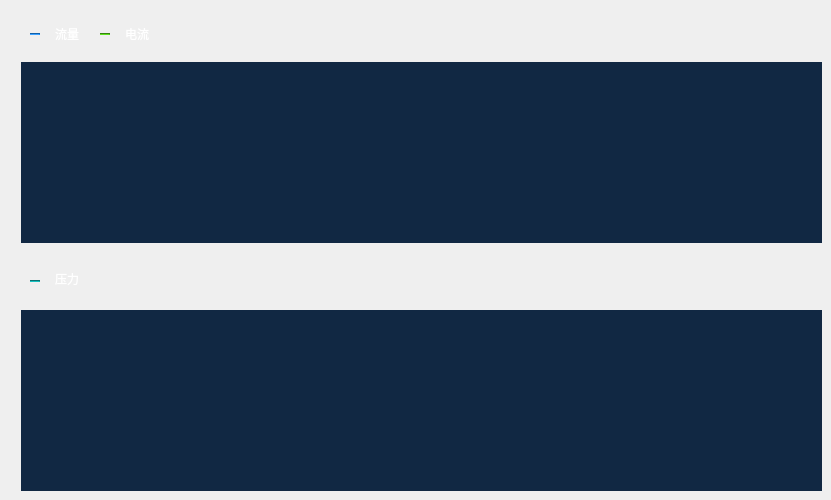
      <widget class="QWidget" name="page_HistoricalData_Pump">
       <widget class="Line" name="line_31">
        <property name="geometry">
         <rect>
          <x>30</x>
          <y>33</y>
          <width>10</width>
          <height>2</height>
         </rect>
        </property>
        <property name="styleSheet">
         <string notr="true">background-color: rgb(24, 144, 255);</string>
        </property>
        <property name="orientation">
         <enum>Qt::Horizontal</enum>
        </property>
       </widget>
       <widget class="QLabel" name="label_152">
        <property name="geometry">
         <rect>
          <x>118</x>
          <y>24</y>
          <width>38</width>
          <height>20</height>
         </rect>
        </property>
        <property name="styleSheet">
         <string notr="true">color: rgb(255, 255, 255);
font: 14pt &quot;Ubuntu&quot;;</string>
        </property>
        <property name="text">
         <string>电流</string>
        </property>
        <property name="alignment">
         <set>Qt::AlignCenter</set>
        </property>
       </widget>
       <widget class="Line" name="line_32">
        <property name="geometry">
         <rect>
          <x>100</x>
          <y>33</y>
          <width>10</width>
          <height>2</height>
         </rect>
        </property>
        <property name="styleSheet">
         <string notr="true">background-color: rgb(82, 196, 26);</string>
        </property>
        <property name="orientation">
         <enum>Qt::Horizontal</enum>
        </property>
       </widget>
       <widget class="QLabel" name="label_153">
        <property name="geometry">
         <rect>
          <x>48</x>
          <y>24</y>
          <width>38</width>
          <height>20</height>
         </rect>
        </property>
        <property name="styleSheet">
         <string notr="true">color:rgb(255, 255, 255);
font:14pt &quot;Ubuntu&quot;;</string>
        </property>
        <property name="text">
         <string>流量</string>
        </property>
        <property name="alignment">
         <set>Qt::AlignCenter</set>
        </property>
       </widget>
       <widget class="QChartView" name="widget_HistoricalData_DownPump" native="true">
        <property name="geometry">
         <rect>
          <x>21</x>
          <y>310</y>
          <width>801</width>
          <height>181</height>
         </rect>
        </property>
        <property name="autoFillBackground">
         <bool>false</bool>
        </property>
        <property name="styleSheet">
         <string notr="true">background-color: rgb(17, 40, 67);</string>
        </property>
       </widget>
       <widget class="QChartView" name="widget_HistoricalData_UpPump" native="true">
        <property name="geometry">
         <rect>
          <x>21</x>
          <y>62</y>
          <width>801</width>
          <height>181</height>
         </rect>
        </property>
        <property name="font">
         <font>
          <pointsize>14</pointsize>
         </font>
        </property>
        <property name="autoFillBackground">
         <bool>false</bool>
        </property>
        <property name="styleSheet">
         <string notr="true">background-color: rgb(17, 40, 67);</string>
        </property>
       </widget>
       <widget class="QLabel" name="label_154">
        <property name="geometry">
         <rect>
          <x>48</x>
          <y>269</y>
          <width>38</width>
          <height>20</height>
         </rect>
        </property>
        <property name="styleSheet">
         <string notr="true">color: rgb(255, 255, 255);
font: 14pt &quot;Ubuntu&quot;;</string>
        </property>
        <property name="text">
         <string>压力</string>
        </property>
        <property name="alignment">
         <set>Qt::AlignCenter</set>
        </property>
       </widget>
       <widget class="Line" name="line_33">
        <property name="geometry">
         <rect>
          <x>30</x>
          <y>280</y>
          <width>10</width>
          <height>2</height>
         </rect>
        </property>
        <property name="styleSheet">
         <string notr="true">background-color: rgb(19, 168, 168);</string>
        </property>
        <property name="orientation">
         <enum>Qt::Horizontal</enum>
        </property>
       </widget>
      </widget>
